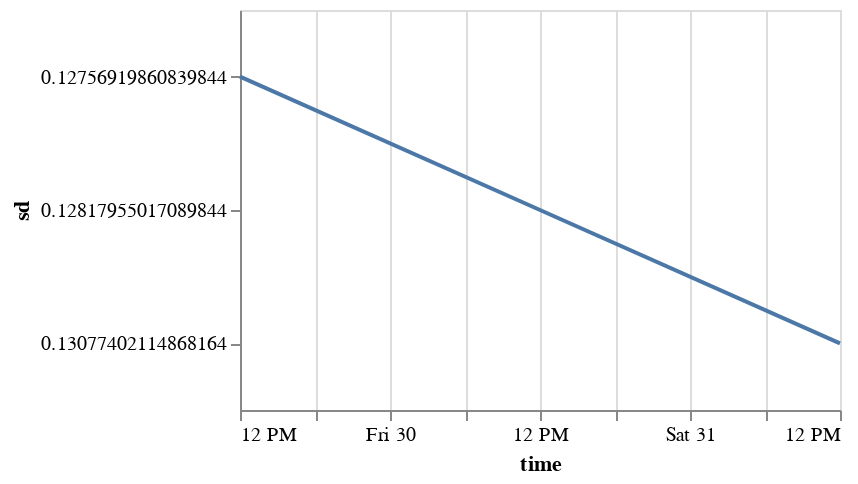

The code cell stored with this chart in its notebook:
### Markdown cell above
### Declare Chart Properties and Create Time Series Plot

### Code cell
width = 300
height = 200


vega_data = altair.Chart(closest_points, width=width, height=height).mark_line().encode(
    x = 'time:T',
    y = 'sd:N'
)
vega_data

### Figure 1 — Vega-Lite specification as saved in the notebook (floating-point values rounded to 4 significant figures)
{"config": {"view": {"continuousWidth": 300, "continuousHeight": 300}}, "data": {"name": "data-73b26a9c17b10a67022931b96806053a"}, "mark": {"type": "line"}, "encoding": {"x": {"field": "time", "type": "temporal"}, "y": {"field": "sd", "type": "nominal"}}, "height": 200, "width": 300, "$schema": "https://vega.github.io/schema/vega-lite/v5.8.0.json", "datasets": {"data-73b26a9c17b10a67022931b96806053a": [{"sd": 0.1276, "time": "2022-12-29T12:00:00", "type": "Feature", "geometry": {"type": "Point", "coordinates": [50.6, 81.1]}}, {"sd": 0.1282, "time": "2022-12-30T12:00:00", "type": "Feature", "geometry": {"type": "Point", "coordinates": [50.6, 81.1]}}, {"sd": 0.1308, "time": "2022-12-31T12:00:00", "type": "Feature", "geometry": {"type": "Point", "coordinates": [50.6, 81.1]}}]}}
